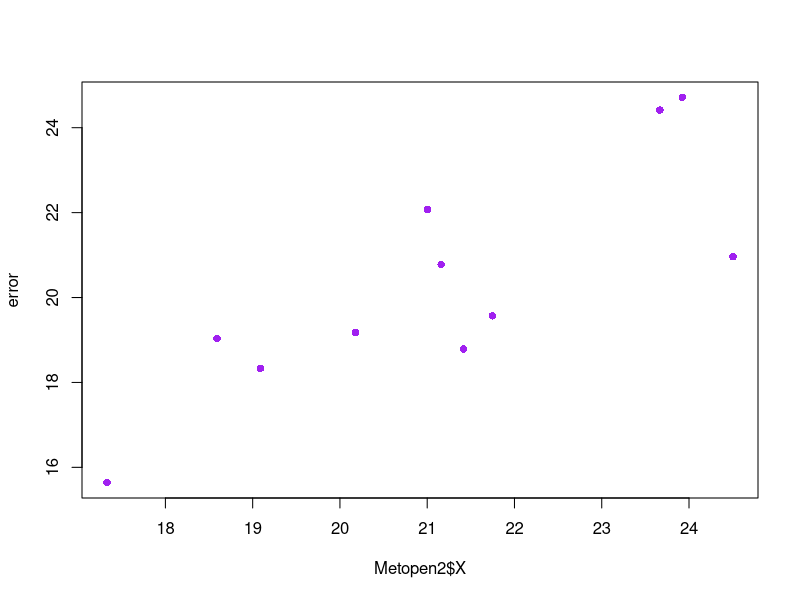
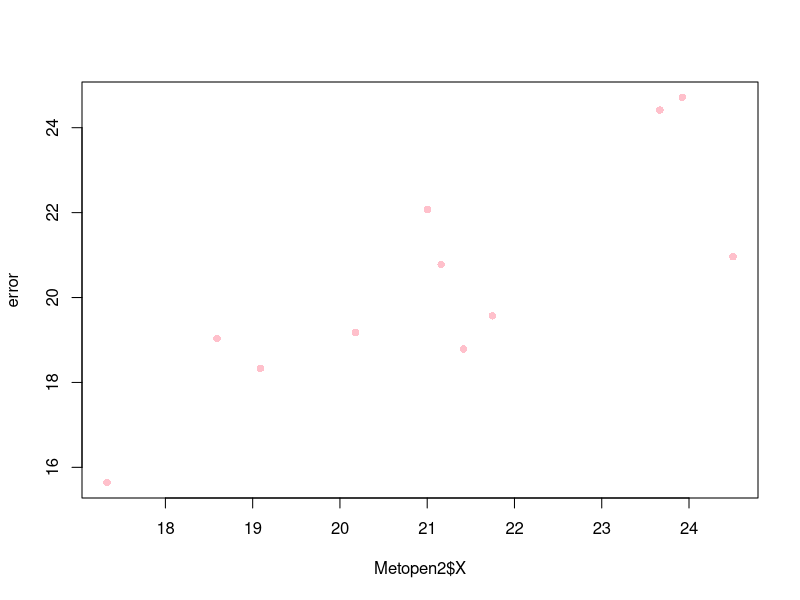

Here is the R script that generated these plots, in order:
## ---- chunk 1
#/warning: false
#/echo: true
library(tidyverse)
library(readxl)
## ---- chunk 2
setwd("F:/Tugas metopel")
Metopen2<-read_excel("tabeleksporimpor.xlsx")
library(readxl)
reg1<-lm(data =Metopen2, X~Y )
summary(reg1)

library(readxl)
Metopen2$m <-resid(reg1)
plot(Metopen2$X,Metopen2$Y, ylab = "error",col= 'purple',pch=16)
abline(h=0)
## ---- chunk 3
library(readxl)
Metopen2$m <-resid(reg1)
plot(Metopen2$X,Metopen2$Y,ylab = "error",col= 'pink', pch=16)
abline(h=0)
## ---- chunk 4
library(readxl)
reg<-lm(data = Metopen2, Y~X )
summary(reg1)
